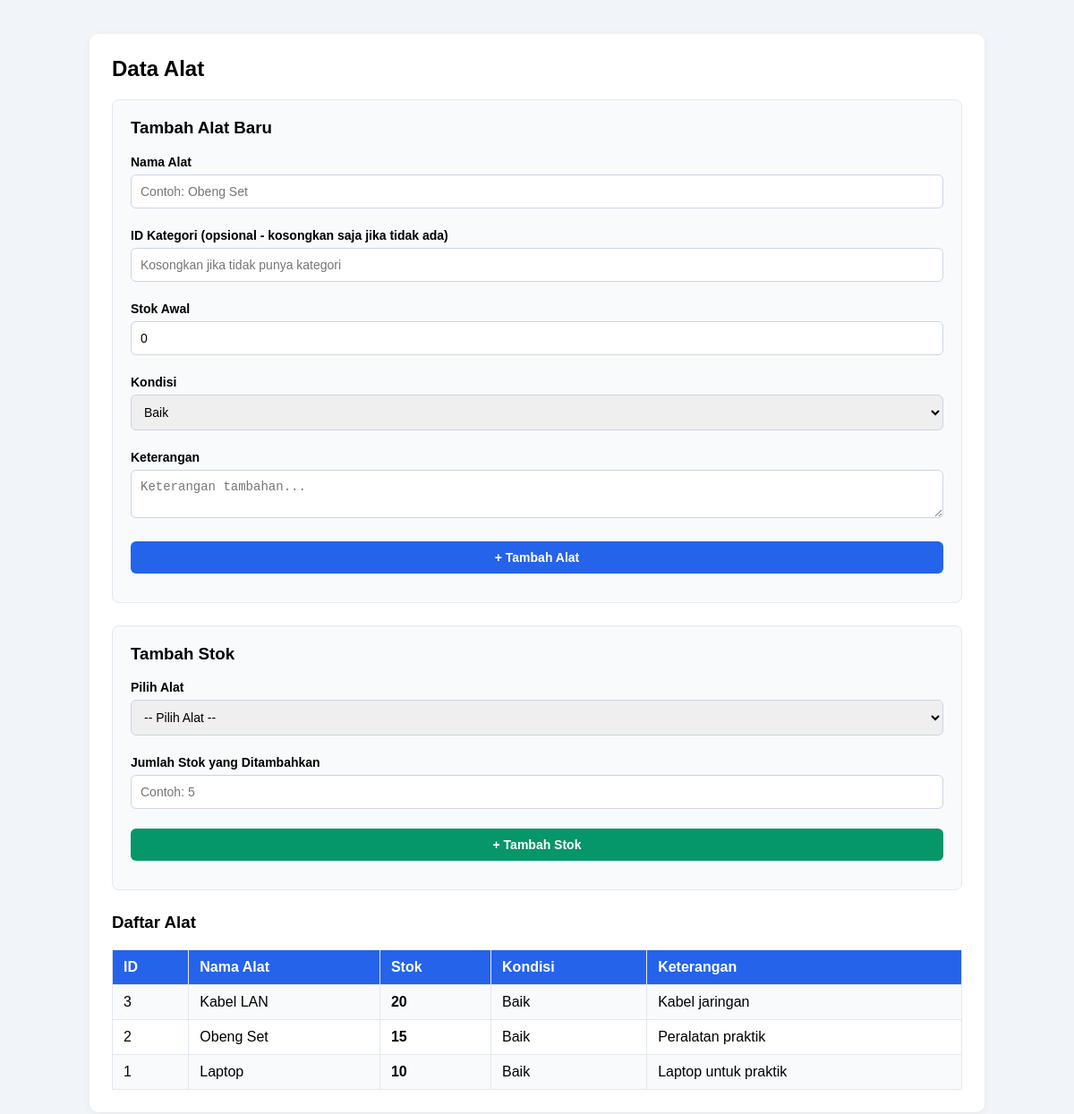
The page /alat.php (signed in) on the database its author committed.
### tables this page shows
CREATE TABLE alat (
    id INT AUTO_INCREMENT PRIMARY KEY,
    kategori_id INT NULL,
    nama VARCHAR(120) NOT NULL,
    stok INT NOT NULL DEFAULT 0,
    kondisi VARCHAR(50) NOT NULL DEFAULT 'Baik',
    keterangan TEXT,
    FOREIGN KEY (kategori_id) REFERENCES kategori(id)
        ON DELETE SET NULL
);

### alat.php (the view, shortened to what this page needs)
<?php
require_once 'config.php';
$data = $pdo->query("SELECT * FROM alat ORDER BY id DESC")
            ->fetchAll(PDO::FETCH_ASSOC);
?>
<!DOCTYPE html>
<html lang="id">
<head>
</head>
<body>
<div class="container">
    <h2>Data Alat</h2>
    <div class="form-section">
        <h3>Tambah Alat Baru</h3>
        <form method="POST">
            <label>Nama Alat</label>
            <input type="text" name="nama" required placeholder="Contoh: Obeng Set">
            <label>ID Kategori (opsional - kosongkan saja jika tidak ada)</label>
            <input type="number" name="kategori_id" placeholder="Kosongkan jika tidak punya kategori">
            <label>Stok Awal</label>
            <input type="number" name="stok" min="0" required value="0">
            <label>Kondisi</label>
            <select name="kondisi">
                <option value="Baik">Baik</option>
            </select>
            <label>Keterangan</label>
            <textarea name="keterangan" rows="2" placeholder="Keterangan tambahan..."></textarea>
            <button type="submit" name="tambah_alat">
                + Tambah Alat
            </button>
        </form>
    </div>
    <div class="form-section">
        <h3>Tambah Stok</h3>
        <form method="POST">
            <label>Pilih Alat</label>
            <select name="alat_id" required>
                <option value="">-- Pilih Alat --</option>
            </select>
            <label>Jumlah Stok yang Ditambahkan</label>
            <input type="number" name="jumlah" min="1" required placeholder="Contoh: 5">
            <button type="submit" name="tambah_stok" class="btn-stok">
                + Tambah Stok
            </button>
        </form>
    </div>
    <h3>Daftar Alat</h3>
    <table>
        <tr>
            <th>ID</th>
            <th>Nama Alat</th>
            <th>Stok</th>
            <th>Kondisi</th>
            <th>Keterangan</th>
        </tr>
        <?php foreach ($data as $alat): ?>
        <tr>
            <td><?= $alat['id'] ?></td>
            <td><?= htmlspecialchars($alat['nama']) ?></td>
            <td><strong><?= $alat['stok'] ?></strong></td>
            <td><?= htmlspecialchars($alat['kondisi']) ?></td>
            <td><?= htmlspecialchars($alat['keterangan'] ?? '') ?></td>
        </tr>
        <?php endforeach; ?>
    </table>
</div>
</body>
</html>

### alat.php (style rules this page uses)
body { font-family: Arial, sans-serif; background: #f1f5f9; padding: 30px; }
.container { max-width: 950px; margin: auto; background: white; padding: 25px; border-radius: 10px; box-shadow: 0 2px 10px rgba(0,0,0,0.05); }
h2, h3 { margin-top: 0; }
.form-section { background: #f8fafc; padding: 20px; border-radius: 8px; margin-bottom: 25px; border: 1px solid #e2e8f0; }
label { display: block; margin-top: 10px; font-weight: 600; font-size: 14px; }
input, select, textarea, button { padding: 10px; margin: 6px 0 12px 0; width: 100%; box-sizing: border-box; border: 1px solid #cbd5e1; border-radius: 6px; font-size: 14px; }
button { background: #2563eb; color: white; border: none; cursor: pointer; font-weight: 600; margin-top: 10px; }
.btn-stok { background: #059669; }
table { width: 100%; border-collapse: collapse; margin-top: 10px; }
th, td { border: 1px solid #e2e8f0; padding: 10px 12px; text-align: left; }
th { background: #2563eb; color: white; }
tr:nth-child(even) { background: #f8fafc; }

### rows shown on the page
alat: id "3", nama "Kabel LAN", stok "20", kondisi "Baik", keterangan "Kabel jaringan"
alat: id "2", nama "Obeng Set", stok "15", kondisi "Baik", keterangan "Peralatan praktik"
alat: id "1", nama "Laptop", stok "10", kondisi "Baik", keterangan "Laptop untuk praktik"
